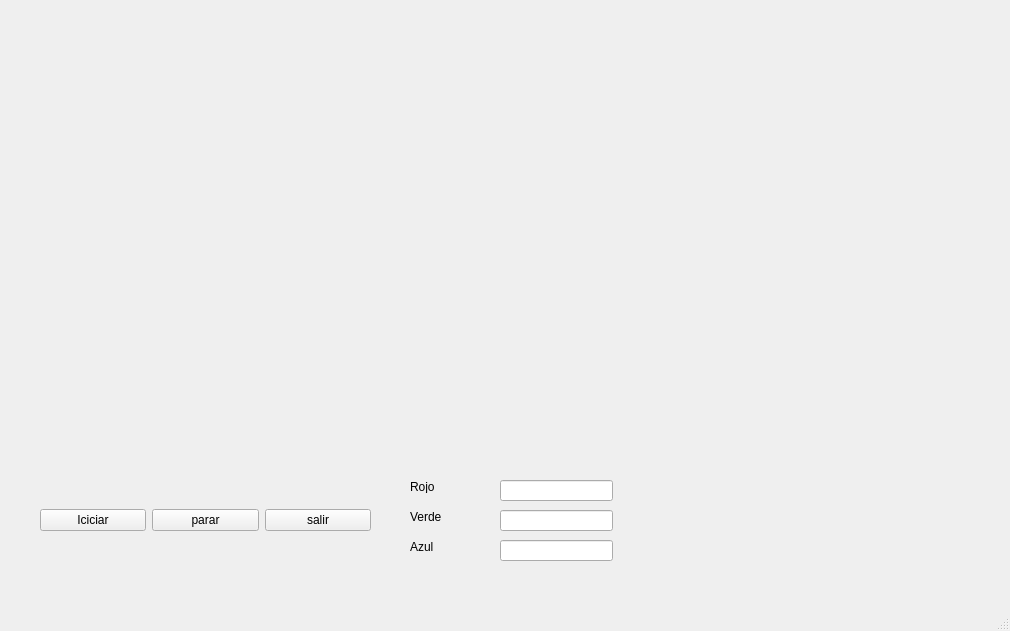
<?xml version="1.0" encoding="UTF-8"?>
<ui version="4.0">
 <class>MainWindow</class>
 <widget class="QMainWindow" name="MainWindow">
  <property name="geometry">
   <rect>
    <x>0</x>
    <y>0</y>
    <width>1010</width>
    <height>631</height>
   </rect>
  </property>
  <property name="windowTitle">
   <string>MainWindow</string>
  </property>
  <widget class="QWidget" name="centralwidget">
   <widget class="QWidget" name="horizontalLayoutWidget">
    <property name="geometry">
     <rect>
      <x>40</x>
      <y>500</y>
      <width>331</width>
      <height>41</height>
     </rect>
    </property>
    <layout class="QHBoxLayout" name="horizontalLayout">
     <item>
      <widget class="QPushButton" name="pushButton">
       <property name="text">
        <string>Iciciar</string>
       </property>
      </widget>
     </item>
     <item>
      <widget class="QPushButton" name="pushButton_2">
       <property name="text">
        <string>parar</string>
       </property>
      </widget>
     </item>
     <item>
      <widget class="QPushButton" name="pushButton_3">
       <property name="text">
        <string>salir</string>
       </property>
      </widget>
     </item>
    </layout>
   </widget>
   <widget class="QLineEdit" name="lineEdit">
    <property name="geometry">
     <rect>
      <x>500</x>
      <y>480</y>
      <width>113</width>
      <height>21</height>
     </rect>
    </property>
   </widget>
   <widget class="QLineEdit" name="lineEdit_2">
    <property name="geometry">
     <rect>
      <x>500</x>
      <y>510</y>
      <width>113</width>
      <height>21</height>
     </rect>
    </property>
   </widget>
   <widget class="QLineEdit" name="lineEdit_3">
    <property name="geometry">
     <rect>
      <x>500</x>
      <y>540</y>
      <width>113</width>
      <height>21</height>
     </rect>
    </property>
   </widget>
   <widget class="QLabel" name="label">
    <property name="geometry">
     <rect>
      <x>410</x>
      <y>480</y>
      <width>47</width>
      <height>13</height>
     </rect>
    </property>
    <property name="text">
     <string>Rojo</string>
    </property>
   </widget>
   <widget class="QLabel" name="label_2">
    <property name="geometry">
     <rect>
      <x>410</x>
      <y>510</y>
      <width>47</width>
      <height>13</height>
     </rect>
    </property>
    <property name="text">
     <string>Verde</string>
    </property>
   </widget>
   <widget class="QLabel" name="label_3">
    <property name="geometry">
     <rect>
      <x>410</x>
      <y>540</y>
      <width>47</width>
      <height>13</height>
     </rect>
    </property>
    <property name="text">
     <string>Azul</string>
    </property>
   </widget>
  </widget>
  <widget class="QMenuBar" name="menubar">
   <property name="geometry">
    <rect>
     <x>0</x>
     <y>0</y>
     <width>1010</width>
     <height>20</height>
    </rect>
   </property>
  </widget>
  <widget class="QStatusBar" name="statusbar"/>
 </widget>
 <resources/>
 <connections/>
</ui>
